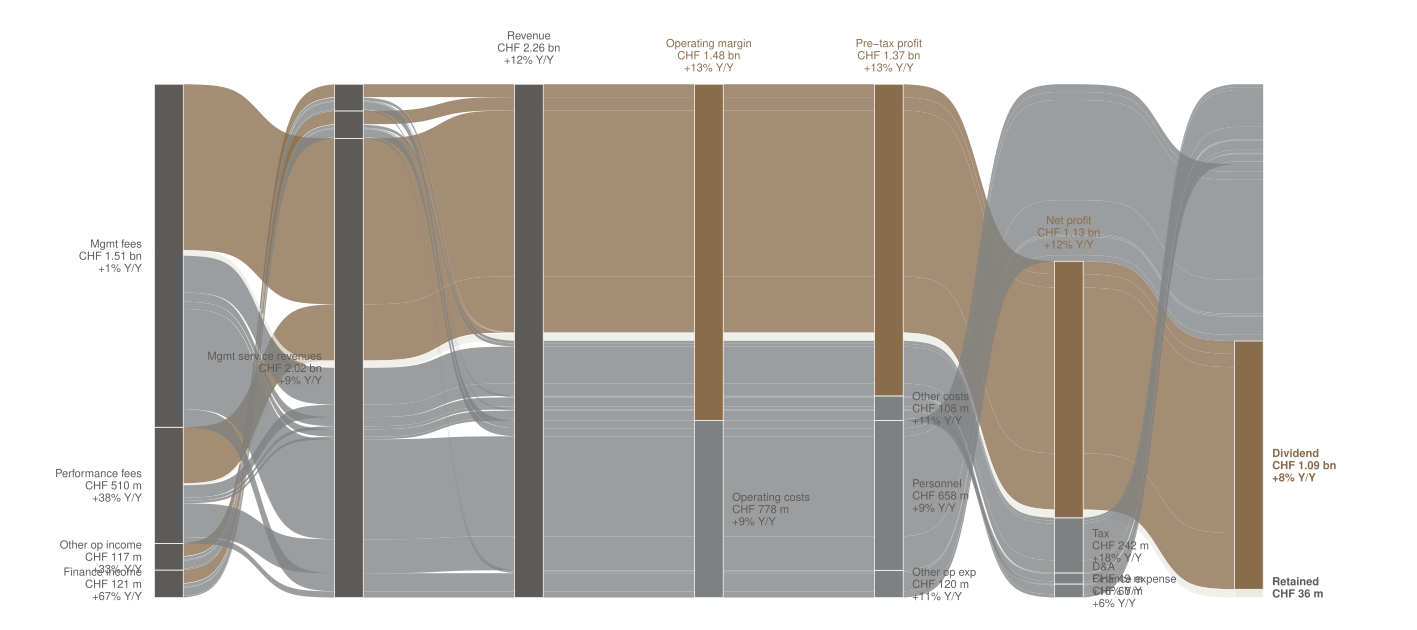

The R source for this figure:
# Task 8 v12 — Partners Group 2024 income statement Sankey, Apple-style.
#
# v12 changes vs v11: rebuilt as a 7-axis Apple-FY22-style cascade with a
#   clean profit/cost split at "Revenue" (top branch = profit path,
#   bottom branch = cost path). v11's 5-axis version had the survival
#   cascade going downward through the chart and the cost peels labelled
#   awkwardly in the middle of the panel; the Apple structure puts the
#   profit/cost split horizontally at the centre and lets each branch
#   peel independently. Reference: Apple FY22 income statement Sankey
#   (the canonical income-statement-Sankey shape used by financial
#   analysts and viz blogs).
#
# Palette translation (Apple's semantic colours -> portfolio palette):
#   Apple gray (sources, Products subtotal, Revenue) -> alloy
#   Apple green (Gross profit, Op profit, Net profit) -> copper (the
#     portfolio's only chromatic accent)
#   Apple red (Cost of revenue, Op expenses, Tax, etc.)  -> dark_stone
#     (warm gray, distinctly muted vs. alloy and vs. copper). Heritage
#     red is reserved for source URLs / story callouts only.
#   Final dividend punchline -> copper bold
#   Retained earnings sliver -> light_quartz
#
# 7 axes:
#   1: Leaf revenue sources (Mgmt fees, Performance fees, Other op
#      income, Finance income)
#   2: Mgmt service revenues subtotal (Mgmt + Perf flow here);
#      Other op income and Finance income pass through unchanged
#   3: Revenue (everything pools)
#   4: Operating margin (copper) / Operating costs (dark_stone)
#   5: From Operating margin -> Pre-tax profit / Other costs
#      From Operating costs -> Personnel / Other op exp (peels)
#   6: From Pre-tax profit  -> Net profit / Tax (peel)
#      From Other costs     -> D&A / Finance expense (peels)
#      Personnel and Other op exp NA-terminate from ax5
#   7: From Net profit -> Dividend / Retained
#      All other costs NA-terminate
#
# Note on "Operating margin": this Sankey treats Finance income as a
#   fourth revenue stream (alongside Mgmt fees, Performance fees, and
#   Other op income), which lets the chart balance to the reported
#   Profit of CHF 1127.7 m exactly. As a result, "Operating margin" in
#   this chart equals reported EBITDA + Finance income = CHF 1478.3 m,
#   slightly higher than the reported EBITDA of CHF 1357.4 m. The
#   trade-off is that Finance income visibly enters the Sankey rather
#   than disappearing into a small reconciling item.
#
# Data source: Partners Group Holding AG, Annual Report 2024,
#   Consolidated statement of profit or loss (page 39). PDF and CSV in
#   data/task_08_pg/.

setwd("/Users/alexanderweber/Documents/hsg/6_semester/data_visualization_with_ai")

suppressPackageStartupMessages({
  library(dplyr)
  library(tidyr)
  library(readr)
  library(ggplot2)
  library(ggalluvial)
})

source("design_system.R")
chart_family <- ""

# ---- Load + parse income statement ------------------------------------
is_raw <- read_csv("data/task_08_pg/pg_income_statement_2024.csv",
                   show_col_types = FALSE)

get <- function(name) {
  v <- is_raw %>% filter(line_item == name) %>% pull(chf_million)
  if (length(v) != 1) stop("Line item not found or duplicated: ", name)
  v
}

mgmt_fees    <- get("Management fees and other revenues")
perf_fees    <- get("Performance fees")
other_op_inc <- get("Other operating income")
finance_inc  <- get("Finance income")
personnel    <- abs(get("Personnel expenses"))
other_op_exp <- abs(get("Other operating expenses"))
da_amort     <- abs(get("Depreciation and amortization"))
finance_exp  <- abs(get("Finance expense"))
tax_exp      <- abs(get("Income tax expenses"))
profit       <- get("Profit for the period")
div_per_sh   <- get("Dividend per share (CHF)")
basic_eps    <- get("Basic earnings per share (CHF)")

weighted_basic_shares_m <- profit / basic_eps
dividend <- div_per_sh * weighted_basic_shares_m
retained <- profit - dividend

total_inflow      <- mgmt_fees + perf_fees + other_op_inc + finance_inc
mgmt_svc_revenues <- mgmt_fees + perf_fees
operating_costs   <- personnel + other_op_exp
operating_margin  <- total_inflow - operating_costs
other_costs       <- da_amort + finance_exp
pretax_profit     <- operating_margin - other_costs

cat(sprintf("Total inflow:     %.1f CHF m\n", total_inflow))
cat(sprintf("Operating margin: %.1f CHF m\n", operating_margin))
cat(sprintf("Pre-tax profit:   %.1f CHF m  (reported: 1369.9)\n",
            pretax_profit))
cat(sprintf("Net profit:       %.1f CHF m  (reported: 1127.7)\n",
            pretax_profit - tax_exp))
cat(sprintf("Dividend (impl.): %.1f CHF m\n", dividend))
cat(sprintf("Retained (impl.): %.1f CHF m\n", retained))

# ---- Build path table -------------------------------------------------
sources <- tribble(
  ~src,               ~chf,
  "Mgmt fees",        mgmt_fees,
  "Performance fees", perf_fees,
  "Other op income",  other_op_inc,
  "Finance income",   finance_inc
)

destinations <- tribble(
  ~dest,             ~chf,
  "Personnel",       personnel,
  "Other op exp",    other_op_exp,
  "D&A",             da_amort,
  "Finance expense", finance_exp,
  "Tax",             tax_exp,
  "Dividend",        dividend,
  "Retained",        retained
)

paths <- crossing(src = sources$src, dest = destinations$dest) %>%
  left_join(sources      %>% rename(src_chf  = chf), by = "src") %>%
  left_join(destinations %>% rename(dest_chf = chf), by = "dest") %>%
  mutate(flow = src_chf * dest_chf / total_inflow)

# ---- Axis stratum assignment ------------------------------------------
ax2_for <- function(s) {
  if (s %in% c("Mgmt fees", "Performance fees")) "Mgmt service revenues"
  else s
}
ax4_for <- function(d) {
  if (d %in% c("Personnel", "Other op exp")) "Operating costs"
  else "Operating margin"
}
ax5_for <- function(d) {
  if (d == "Personnel")        "Personnel"
  else if (d == "Other op exp") "Other op exp"
  else if (d %in% c("D&A", "Finance expense")) "Other costs"
  else                          "Pre-tax profit"   # Tax / Dividend / Retained
}
ax6_for <- function(d) {
  if (d %in% c("Personnel", "Other op exp")) NA_character_
  else if (d %in% c("D&A", "Finance expense", "Tax")) d
  else                          "Net profit"        # Dividend / Retained
}
ax7_for <- function(d) {
  if (d %in% c("Dividend", "Retained")) d
  else NA_character_
}

paths <- paths %>%
  rowwise() %>%
  mutate(
    ax1 = src,
    ax2 = ax2_for(src),
    ax3 = "Revenue",
    ax4 = ax4_for(dest),
    ax5 = ax5_for(dest),
    ax6 = ax6_for(dest),
    ax7 = ax7_for(dest)
  ) %>%
  ungroup()

# ---- Stratum factor levels (top to bottom at each axis) --------------
src_levels <- sources$src                # 4 leaves, alloy
ax2_levels <- c("Mgmt service revenues", "Other op income", "Finance income")
ax3_levels <- "Revenue"
ax4_levels <- c("Operating margin", "Operating costs")
ax5_levels <- c("Pre-tax profit", "Other costs", "Personnel", "Other op exp")
ax6_levels <- c("Net profit", "Tax", "D&A", "Finance expense")
ax7_levels <- c("Dividend", "Retained")

paths <- paths %>%
  mutate(
    ax1 = factor(ax1, levels = src_levels),
    ax2 = factor(ax2, levels = ax2_levels),
    ax3 = factor(ax3, levels = ax3_levels),
    ax4 = factor(ax4, levels = ax4_levels),
    ax5 = factor(ax5, levels = ax5_levels),
    ax6 = factor(ax6, levels = ax6_levels),
    ax7 = factor(ax7, levels = ax7_levels),
    dest = factor(dest,
                  levels = c("Dividend", "Retained",
                             "Tax", "Finance expense", "D&A",
                             "Personnel", "Other op exp"))
  )

# ---- Colours ---------------------------------------------------------
all_fills <- c(
  # Inflow path: alloy (warm charcoal — neutral)
  "Mgmt fees"             = pg_palette$alloy,
  "Performance fees"      = pg_palette$alloy,
  "Other op income"       = pg_palette$alloy,
  "Finance income"        = pg_palette$alloy,
  "Mgmt service revenues" = pg_palette$alloy,
  "Revenue"               = pg_palette$alloy,
  # Profit path: copper (the portfolio accent)
  "Operating margin"      = pg_palette$copper,
  "Pre-tax profit"        = pg_palette$copper,
  "Net profit"            = pg_palette$copper,
  "Dividend"              = pg_palette$copper,
  # Cost path: dark_stone (warm gray, muted)
  "Operating costs"       = pg_palette$dark_stone,
  "Personnel"             = pg_palette$dark_stone,
  "Other op exp"          = pg_palette$dark_stone,
  "Other costs"           = pg_palette$dark_stone,
  "D&A"                   = pg_palette$dark_stone,
  "Finance expense"       = pg_palette$dark_stone,
  "Tax"                   = pg_palette$dark_stone,
  # Retained: light cream (the tiny "left over" sliver)
  "Retained"              = pg_palette$light_quartz
)

# ---- Helpers ---------------------------------------------------------
fmt_chf <- function(x) {
  ifelse(x >= 1000, sprintf("CHF %.2f bn", x / 1000),
                    sprintf("CHF %.0f m",  x))
}

# Y/Y growth rates (computed from page-39 2024 vs 2023 columns)
yoy <- c(
  "Mgmt fees"             = (mgmt_fees    / 1487.2) - 1,
  "Performance fees"      = (perf_fees    /  369.4) - 1,
  "Other op income"       = (other_op_inc /   87.9) - 1,
  "Finance income"        = (finance_inc  /   72.4) - 1,
  "Mgmt service revenues" = ((mgmt_fees + perf_fees) / (1487.2 + 369.4)) - 1,
  "Revenue"               = (total_inflow / (1487.2 + 369.4 + 87.9 + 72.4)) - 1,
  "Operating margin"      = (operating_margin / (1487.2+369.4+87.9+72.4 - 603.3 - 107.5)) - 1,
  "Operating costs"       = (operating_costs / (603.3 + 107.5)) - 1,
  "Pre-tax profit"        = (pretax_profit / 1208.6) - 1,
  "Net profit"            = (profit / 1003.4) - 1,
  "Personnel"             = (personnel / 603.3) - 1,
  "Other op exp"          = (other_op_exp / 107.5) - 1,
  "Other costs"           = (other_costs / (41.1 + 56.4)) - 1,
  "D&A"                   = (da_amort / 41.1) - 1,
  "Finance expense"       = (finance_exp / 56.4) - 1,
  "Tax"                   = (tax_exp / 205.2) - 1,
  "Dividend"              = (div_per_sh / 39.0) - 1
)

fmt_yoy <- function(name) {
  if (!name %in% names(yoy)) return("")
  pct <- 100 * yoy[[name]]
  sprintf("%+.0f%% Y/Y", pct)
}

stratum_w <- 0.16

# ---- Base plot -------------------------------------------------------
p_base <- ggplot(paths,
                 aes(axis1 = ax1, axis2 = ax2, axis3 = ax3,
                     axis4 = ax4, axis5 = ax5, axis6 = ax6, axis7 = ax7,
                     y = flow)) +
  geom_alluvium(aes(fill = dest),
                width = stratum_w, alpha = 0.78,
                knot.pos = 0.4, curve_type = "sigmoid",
                aes.bind = "alluvia") +
  geom_stratum(width = stratum_w,
               aes(fill = after_stat(stratum)),
               color = "white", linewidth = 0.25) +
  scale_fill_manual(values = all_fills, guide = "none") +
  scale_x_continuous(limits = c(0.6, 7.4), expand = c(0, 0)) +
  scale_y_continuous(expand = expansion(mult = c(0.04, 0.10))) +
  coord_cartesian(clip = "off") +
  labs(x = NULL, y = NULL) +
  theme_void(base_family = chart_family) +
  theme(plot.margin = margin(t = 8, r = 70, b = 8, l = 70))

# ---- Pull stratum positions for labels --------------------------------
gb <- ggplot_build(p_base)
strat_layer_idx <- which(sapply(gb$plot$layers,
                                function(l) inherits(l$stat,
                                                     "StatStratum")))[1]
strat_data <- gb$data[[strat_layer_idx]] %>%
  mutate(y_mid = (ymin + ymax) / 2)

# Decide colour and weight per stratum at label time.
profit_strata <- c("Operating margin", "Pre-tax profit", "Net profit",
                   "Dividend")
cost_strata   <- c("Operating costs", "Other costs",
                   "Personnel", "Other op exp",
                   "D&A", "Finance expense", "Tax")

stratum_color <- function(s) {
  if (s == "Dividend")             pg_palette$copper
  else if (s %in% profit_strata)   pg_palette$copper
  else if (s == "Retained")        pg_palette$alloy
  else                              pg_palette$alloy
}
stratum_face <- function(s) {
  if (s %in% c("Dividend", "Retained")) "bold"
  else                                    "plain"
}

# Build a single label table covering every stratum on the chart, with
# its placement (left of, right of, or above the stratum bar) determined
# by axis position and stratum role.
all_labels <- strat_data %>%
  mutate(
    label = sprintf("%s\n%s\n%s",
                    stratum, fmt_chf(count),
                    sapply(as.character(stratum), fmt_yoy)),
    color = sapply(as.character(stratum), stratum_color),
    face  = sapply(as.character(stratum), stratum_face)
  )

# Axis 1 (leaf sources): label LEFT of stratum, right-aligned.
ax1_labels <- all_labels %>%
  filter(x == 1) %>%
  mutate(x_lbl = 1 - stratum_w / 2 - 0.07,
         hjust = 1)

# Axis 2 subtotal (Mgmt service revenues only): label LEFT.
# Other op income / Finance income at ax2 are already labelled at ax1
# (their values are unchanged and showing two labels close together
# would be redundant).
ax2_labels <- all_labels %>%
  filter(x == 2, stratum == "Mgmt service revenues") %>%
  mutate(x_lbl = 2 - stratum_w / 2 - 0.07,
         hjust = 1)

# Axis 3 (Revenue): label ABOVE the stratum (single big block, no
# room to put it sideways).
ax3_labels <- all_labels %>%
  filter(x == 3) %>%
  mutate(x_lbl = 3,
         y     = max(strat_data$ymax) * 1.04,
         hjust = 0.5)

# Axes 4-6 inner subtotals (profit-path nodes): label ABOVE the
# stratum.
inner_profit <- all_labels %>%
  filter((x == 4 & stratum == "Operating margin") |
         (x == 5 & stratum == "Pre-tax profit") |
         (x == 6 & stratum == "Net profit")) %>%
  mutate(x_lbl = x,
         y     = ymax + (max(strat_data$ymax) * 0.025),
         hjust = 0.5)

# Cost peels: label RIGHT of stratum, left-aligned.
cost_peel <- all_labels %>%
  filter((x == 4 & stratum == "Operating costs") |
         (x == 5 & stratum %in% c("Other costs", "Personnel",
                                   "Other op exp")) |
         (x == 6 & stratum %in% c("D&A", "Finance expense", "Tax"))) %>%
  mutate(x_lbl = x + stratum_w / 2 + 0.05,
         hjust = 0)

# Axis 7 final allocation: label RIGHT of stratum, left-aligned.
ax7_labels <- all_labels %>%
  filter(x == 7) %>%
  mutate(x_lbl = 7 + stratum_w / 2 + 0.05,
         hjust = 0)

# ---- Final plot ------------------------------------------------------
add_text <- function(plt, df, vjust = 0.5, size = 2.7) {
  if (nrow(df) == 0) return(plt)
  plt +
    geom_text(data = df,
              aes(x = x_lbl, y = y, label = label,
                  color = color, fontface = face, hjust = hjust),
              family = chart_family, size = size, vjust = vjust,
              lineheight = 0.95, inherit.aes = FALSE)
}

p <- p_base +
  scale_color_identity()
p <- add_text(p, ax1_labels)
p <- add_text(p, ax2_labels)
p <- add_text(p, ax3_labels,        vjust = 0)
p <- add_text(p, inner_profit,      vjust = 0)
p <- add_text(p, cost_peel)
p <- add_text(p, ax7_labels)

out_pdf <- "iterations/task_08/v12/pg_income_sankey_v12.pdf"
ggsave(out_pdf, p, width = 36, height = 16, units = "cm",
       device = "pdf")
cat("\nSaved:", out_pdf, "\n")
